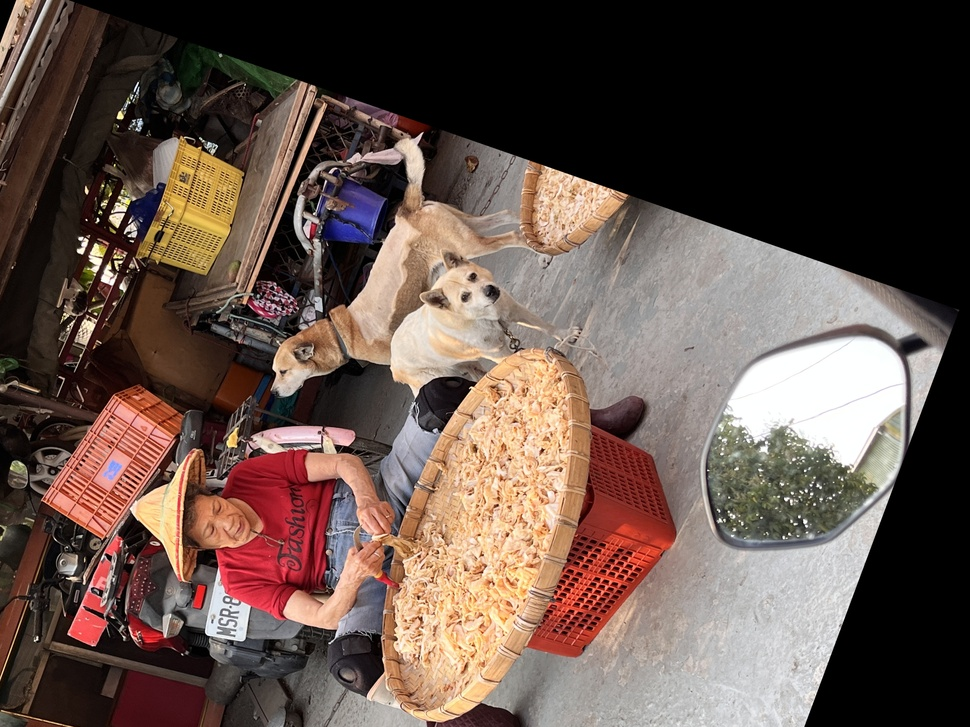
#> input picture ch4/gm_Affine Transform.jpg, 970 x 727 px, shrunk from 4032 x 3024 before the run, given in place of gm.jpg, which was not available
$ python image_flip.py
#> lines starting #> are read from the running program, lines starting #| are printed output that depends on the picture; pictures that were not available may be replaced by others from this repository, and a replacement may not be noted
#影像翻轉
import numpy as np
import cv2

img = cv2.imread("D:/Documents/ImgProcess/picture/gm.jpg", -1)
#> img is the input picture: shape (727, 970, 3); mean B, G, R 74, 82, 100.1

# 0 表示垂直翻轉（即s上下翻轉），1 表示水平翻轉（即左右翻轉）
img1=cv2.flip(img,0)
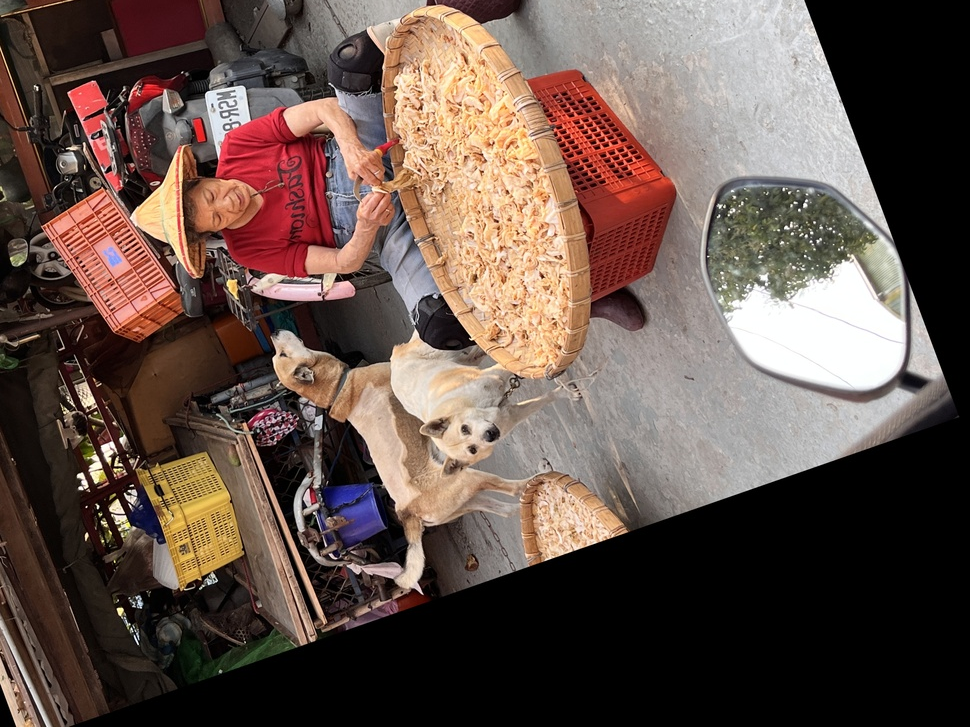
#> img1: shape (727, 970, 3); mean B, G, R 74, 82, 100.1
img2=cv2.flip(img,1)
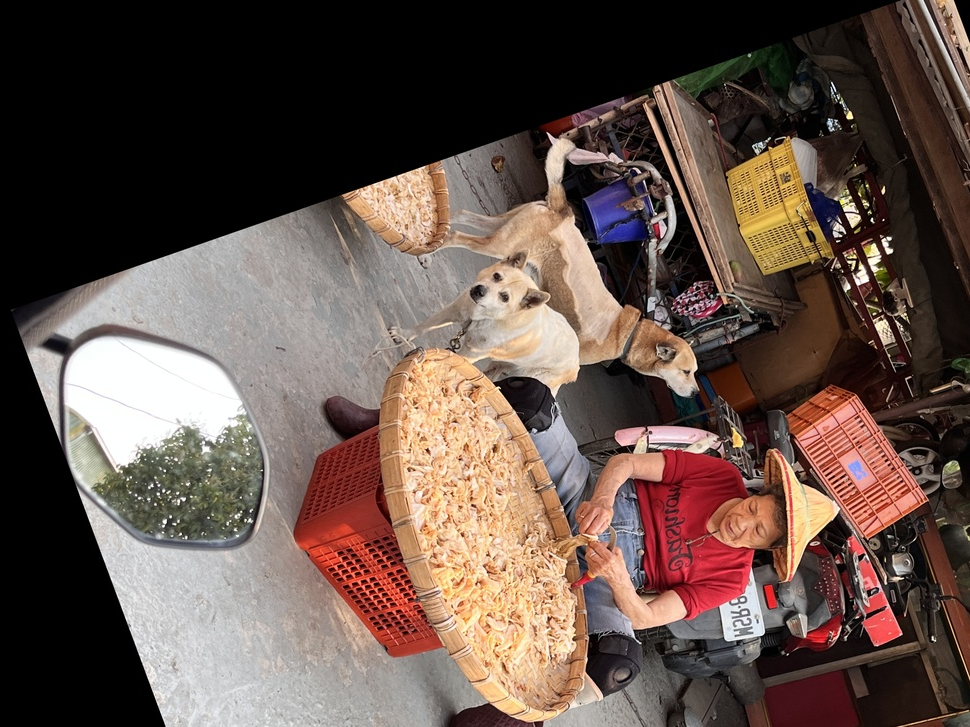
#> img2: shape (727, 970, 3); mean B, G, R 74, 82, 100.1

cv2.imwrite("gm_Flip Vertically.jpg", img1)
cv2.imwrite("gm_Flip Horizontally.jpg", img2)
cv2.waitKey(0)

$ run again, on ch4/gm_Image Rotation.jpg
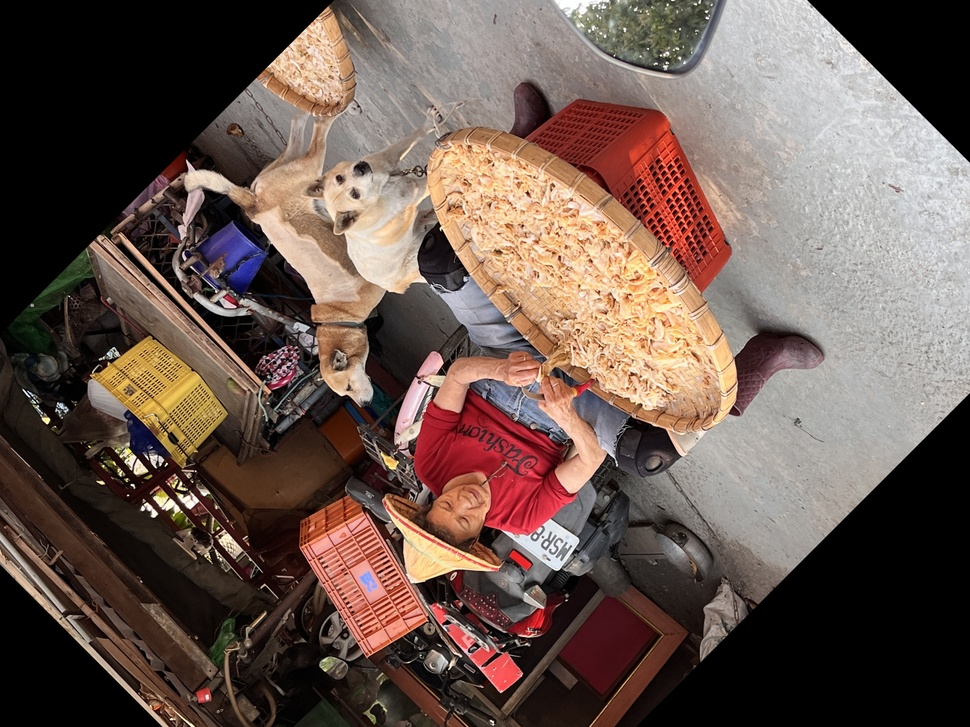
#> input picture ch4/gm_Image Rotation.jpg, 970 x 727 px, shrunk from 4032 x 3024 before the run, given in place of gm.jpg, which was not available
#> img is the input picture: shape (727, 970, 3); mean B, G, R 79.4, 87.6, 106.4
#> `img1=cv2.flip(img,0)`:
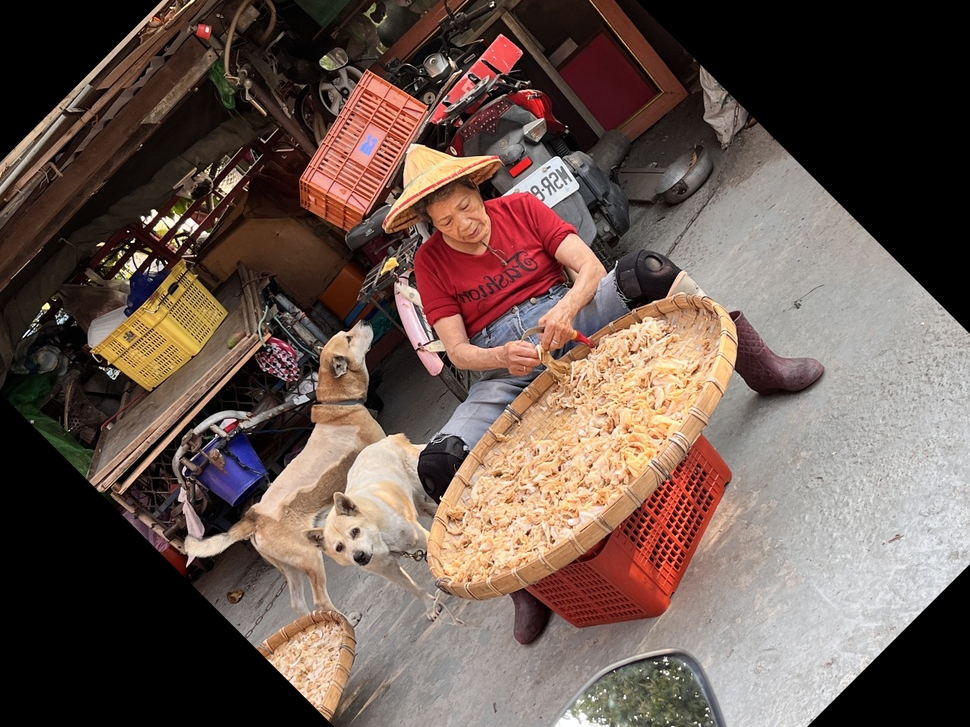
#> img1: shape (727, 970, 3); mean B, G, R 79.4, 87.6, 106.4
#> `img2=cv2.flip(img,1)`:
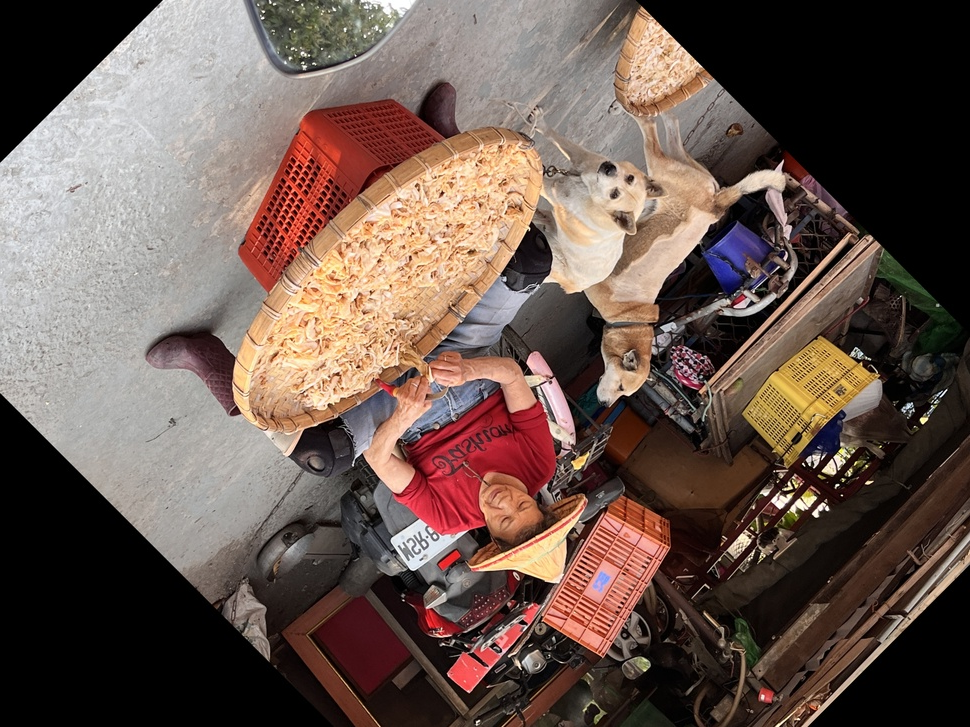
#> img2: shape (727, 970, 3); mean B, G, R 79.4, 87.6, 106.4

$ run again, on ch4/gm_Image Scaling.jpg
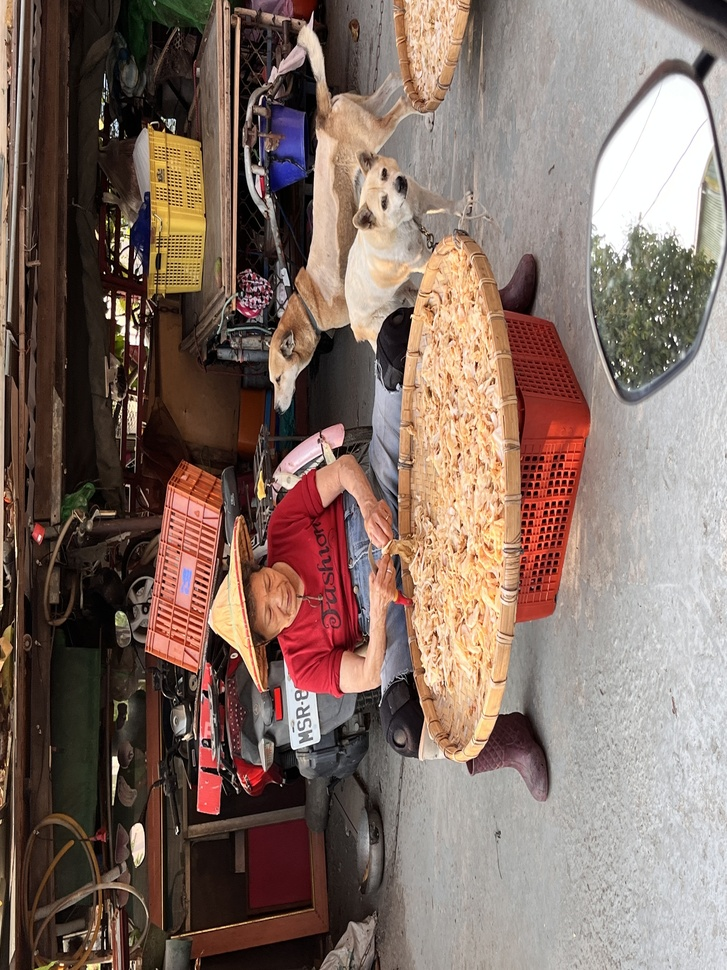
#> input picture ch4/gm_Image Scaling.jpg, 727 x 970 px, shrunk from 2419 x 3225 before the run, given in place of gm.jpg, which was not available
#> img is the input picture: shape (970, 727, 3); mean B, G, R 101.4, 110.9, 131.2
#> `img1=cv2.flip(img,0)`:
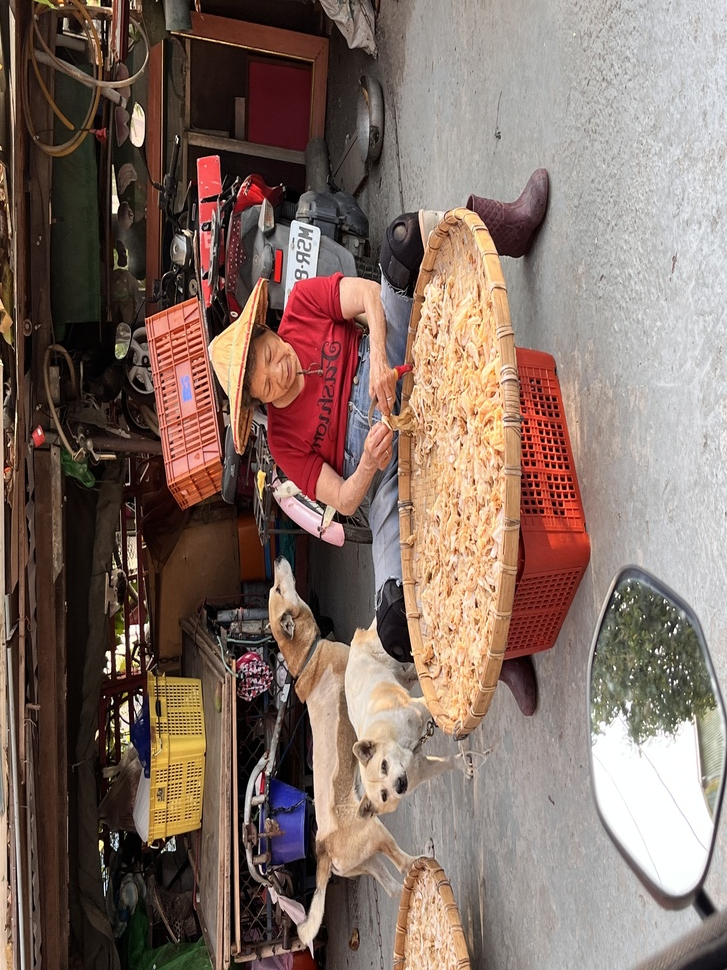
#> img1: shape (970, 727, 3); mean B, G, R 101.4, 110.9, 131.2
#> `img2=cv2.flip(img,1)`:
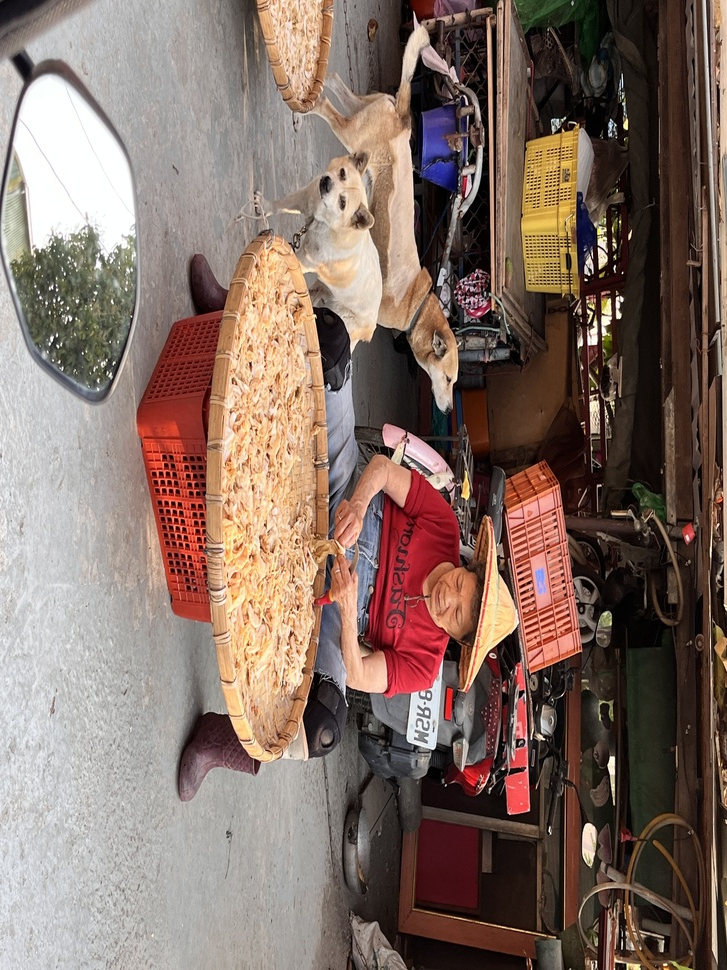
#> img2: shape (970, 727, 3); mean B, G, R 101.4, 110.9, 131.2
